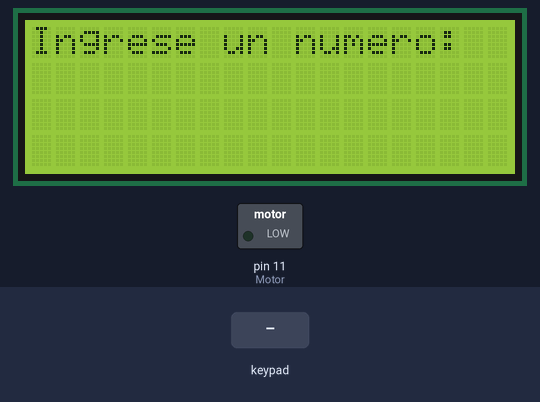
A sketch run on a simulated Arduino Mega 2560, built with avr-gcc and run on an emulated ATmega2560. Parts: 20×4 character LCD, switched loads named in the sketch (green lamp = pin HIGH). The inputs (shaded band) are chosen by the test bench.

Above: at 1.2 s.
1.3 s: keypad keys 9 8 7 6 # pressed 0.4 s apart
At 3.3 s:
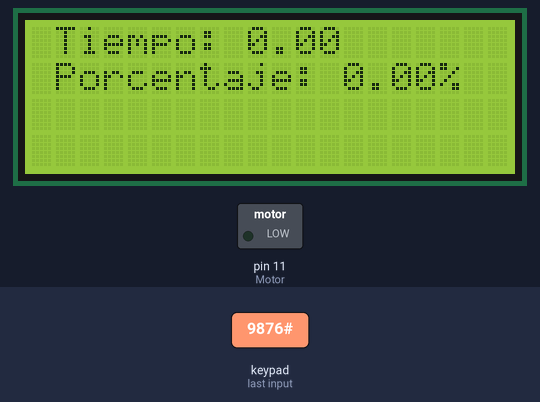
At 44.1 s:
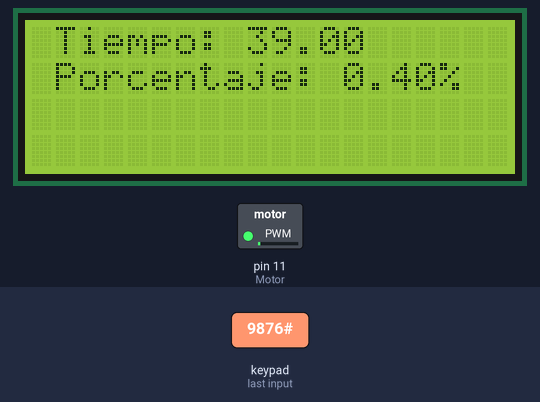
Timing chart, 0 to 45.6 s (numbered marks = the images above; inputs shaded):
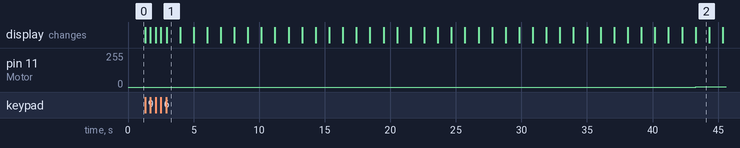

Measured:
- after the input at 1.3 s, pin 11 (Motor): 0/255 → 1/255 after 42.0 s; the display: first changes at once (image 1 shows a later state)
- what the display in image 1 shows lasts 1.1 s, from 2.9 s to 4.0 s

The sketch:

PWM_DC_Motor.ino
```cpp
#include <LiquidCrystal_I2C.h>
#include <Keypad.h>

LiquidCrystal_I2C lcd(0x27, 20, 4);

//Variables para asitgnar pines
short button = 52, Motor = 11;
const byte Fila = 4;
const byte Columna = 4;
char keys_p[Fila][Columna]
{
   {'1','4','7','*'},
   {'2','5','8','0'},
   {'3','6','9','#'},
   {'A','B','C','D'}
};

byte pin_f[Fila] = {9, 8, 7, 6};
byte pin_c[Columna] = {5, 4, 3, 2};
//mapeo del teclado
Keypad TecHex = Keypad(makeKeymap (keys_p), pin_f, pin_c, Fila, Columna);
double enter();

//funcion para imprimir texto
void show (const char* str, int CoorX = 0, int CoorY = 0) {
  //coordenadas para inicializar el cursor
    if (CoorX >= 0 && CoorY >= 0)
        lcd.setCursor(CoorX, CoorY);
    //imprime la string
    lcd.print(str);
}

//funcion para imprimir numeros
void show (double num, int CoorX = 0, int CoorY = 0) {
    if (CoorX >= 0 && CoorY >= 0)
        lcd.setCursor(CoorX, CoorY);
    lcd.print(num);
}
//funcion para obtener rango de 2 puntos diferentes (ecuacion de la recta)
inline double conversion( double X, double int_min, double int_max, double Out_min, double Out_max){
    return (X-int_min) * (Out_max-Out_min)/(int_max - int_min) + Out_min;
}

void setup() {
  lcd.init();
  lcd.backlight();
  lcd.setCursor(0,0);
  pinMode(Motor, OUTPUT);
  pinMode(button, INPUT_PULLUP);//boton para secuencia
}

void loop() {
    double num = 0, temp = 0, incremento = 0, porcentaje = 0;
    int tiempo = 0;
    lcd.print("Ingrese un numero: ");
    num = enter();
    system("cls");
    show("Tiempo: ", 1, 0);
    show(tiempo, 9, 0);
    show("Porcentaje: ", 1, 1);
    show(porcentaje, 13, 1);
    lcd.print("%");
    //obtener razón de crecimiento.
    incremento = 256/num;
    //se le asigna la razon de crecimiento
    temp = incremento;
    for(; temp < 256; temp += incremento){
        delay(1000);
        lcd.clear();
        tiempo ++;
        //obtiene el punto
        porcentaje = conversion( temp, 0, 255, 0, 100);
        show("Tiempo: ", 1, 0);
        show(tiempo, 9, 0);
        show("Porcentaje: ", 1, 1);
        show(porcentaje, 13, 1);
        lcd.print("%");
        analogWrite(Motor, temp);
    }
    //en caso de que el valor supere 255
    if(temp + incremento >= 256 && tiempo < num){
            delay(1000);
            lcd.clear();
            //se aniliza si el tiempo transcurrido es menor al ingresado, si es así se incrementa en 1
            tiempo ++;
            porcentaje = 100;
            temp = 255;
            show("Tiempo: ", 1, 0);
            show(tiempo, 9, 0);
            show("Porcentaje: ", 1, 1);
            show(porcentaje, 13, 1);
            analogWrite(Motor, 255);
            lcd.print("%");
        }
     tiempo = 0;
     temp-=incremento;
     for(; temp >=0; temp -= incremento){
        delay(1000);
        lcd.clear();
        tiempo ++;
        porcentaje = conversion( temp, 0, 255, 0, 100);
        show("Tiempo: ", 1, 0);
        show(tiempo, 9, 0);
        show("Porcentaje: ", 1, 1);
        show(porcentaje, 13, 1);
        lcd.print("%");
        analogWrite(Motor, temp);
    }
    if(temp - incremento <= 0 && tiempo < num){
            delay(1000);
            lcd.clear();
            tiempo ++;
            porcentaje = 100;
            show("Tiempo: ", 1, 0);
            show(tiempo, 9, 0);
            show("Porcentaje: ", 1, 1);
            show(porcentaje, 13, 1);
            analogWrite(Motor, 0);
            lcd.print("%");
        }
    while(digitalRead(button) == HIGH){} //ciclo para apreciar resultado
    delay(200);
    lcd.clear();
}

double enter()

{
  double value = 0;
  char c = '\0';
  int X3 = 10, temp=0;//coordenada X y valor temporal
  c = TecHex.getKey();

  while( c =='\0' || c < 58 ||c > 47)
  {
     delay(1);
     c = TecHex.getKey();
     if( c !='\0' && c < 58 && c > 47){

        lcd.setCursor(X3,2);
        lcd.print(c);
        temp = String(c).toInt(); //se le resta a c el valor ascii de 48 --> '0'
        value = (value * 10.00) + temp; //se le ingresa el valor ingresado y se multiplica x10 para que funcione
                                         //ejemplo (0*10)+1---> (1*10)+2, esto quiere decir que se ingreso primero el 1 y luego el 2 y te da 12
        X3++;//se le suma uno a la coordenada X
     }
     if(c == '#')
        break;
  }
  lcd.clear();
  return value;
}
```
